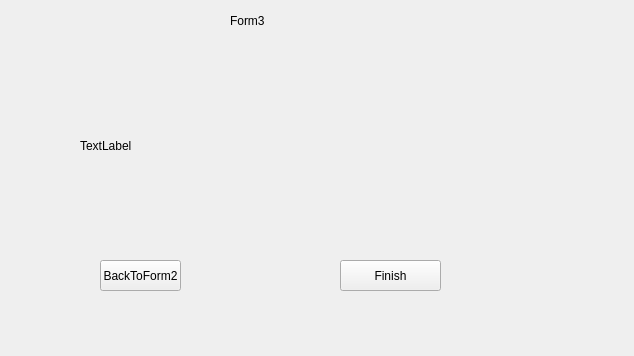
<?xml version="1.0" encoding="UTF-8"?>
<ui version="4.0">
 <class>Form3</class>
 <widget class="QWidget" name="Form3">
  <property name="geometry">
   <rect>
    <x>0</x>
    <y>0</y>
    <width>634</width>
    <height>356</height>
   </rect>
  </property>
  <property name="windowTitle">
   <string>Form</string>
  </property>
  <widget class="QPushButton" name="btn_toForm2">
   <property name="geometry">
    <rect>
     <x>100</x>
     <y>260</y>
     <width>81</width>
     <height>31</height>
    </rect>
   </property>
   <property name="text">
    <string>BackToForm2</string>
   </property>
  </widget>
  <widget class="QPushButton" name="btn_fin">
   <property name="geometry">
    <rect>
     <x>340</x>
     <y>260</y>
     <width>101</width>
     <height>31</height>
    </rect>
   </property>
   <property name="text">
    <string>Finish</string>
   </property>
  </widget>
  <widget class="QLabel" name="label">
   <property name="geometry">
    <rect>
     <x>230</x>
     <y>10</y>
     <width>71</width>
     <height>21</height>
    </rect>
   </property>
   <property name="text">
    <string>Form3</string>
   </property>
  </widget>
  <widget class="QLabel" name="label_2">
   <property name="geometry">
    <rect>
     <x>80</x>
     <y>50</y>
     <width>431</width>
     <height>191</height>
    </rect>
   </property>
   <property name="text">
    <string>TextLabel</string>
   </property>
  </widget>
 </widget>
 <resources/>
 <connections/>
</ui>
